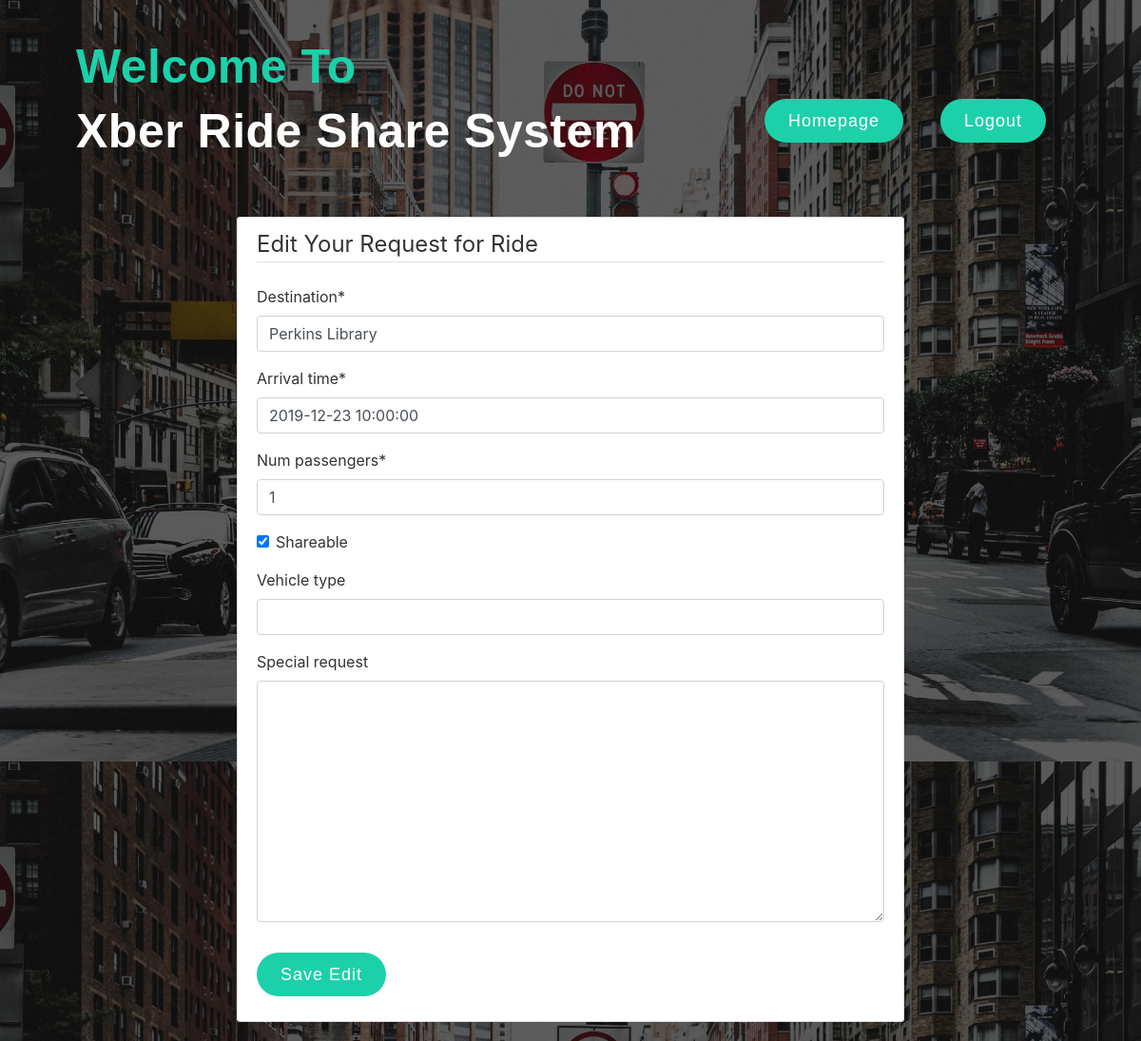
/rideService/request/29/update/ (signed in), run on the app's committed database.
### rideService/models.py (models this page shows, shortened)
class Request(models.Model):
    ride_owner = models.ForeignKey(User, on_delete=models.CASCADE)
    driver = models.ForeignKey('Driver', on_delete=models.SET_NULL, default=None, null=True)
    sharer = models.ForeignKey(User, on_delete=models.SET_NULL, default=None, null=True, related_name='sharer_request')
    destination = models.CharField(max_length=1000)
    arrival_time = models.DateTimeField()
    num_passengers = models.IntegerField(
        default=1,
        validators=[
            MaxValueValidator(10),
            MinValueValidator(1)
        ]
    )
    num_sharer = models.IntegerField(
        default=0,
        validators=[
            MaxValueValidator(10),
            MinValueValidator(0)
        ]
    )
    shareable = models.BooleanField(default=False)
    vehicle_type = models.CharField(max_length=200, null=True, blank=True)
    special_request = models.TextField(blank=True)
    status = models.CharField(max_length=1000)
    last_updated = models.DateTimeField(auto_now_add=True)

### rideService/views.py (the view, shortened to what this page needs)
# urls.py: path('request/<int:pk>/update/', views.RequestUpdateView.as_view(), name='request-update'),
class RequestUpdateView(LoginRequiredMixin, SuccessMessageMixin, UpdateView):
    model = Request
    fields = ['destination', 'arrival_time', 'num_passengers', 'shareable', 'vehicle_type', 'special_request']
    template_name = 'rideService/request_update.html'
    success_url = reverse_lazy('owner-all-requests')
    success_message = "Route %(destination)s was updated successfully!"

### rideService/templates/rideService/request_update.html (shortened to what this page needs)
{% extends "rideService/homeBase.html" %}
{% load crispy_forms_tags %}
{% block content %}
    <div class="content-section" style="margin-right: 20%;margin-left: 20%;">
        <form method="POST">
            <fieldset class="form-group">
                <legend class="border-bottom mb-4">Edit Your Request for Ride</legend>
                {{ form|crispy }}
            </fieldset>
            <div class="form-group">
                <button class="btn btn-outline-info" type="submit">Save Edit</button>
            </div>
        </form>
    </div>
{% endblock content %}

### rideService/static/css/styles.css (style rules this page uses)
body { background-image: url("background.jpeg"); background-size: 100% auto; background-color:#000000; color: #333333; margin-top: 5rem; }
.content-section { background: #ffffff; padding: 10px 20px; border: 1px solid #dddddd; border-radius: 3px; margin-bottom: 20px; }
.btn { border: none; color: #fff; display: inline-block; padding: 0px 25px; font-weight: normal; font-size: 18px; border-radius: 30px; font-family: 'Montserrat', sans-serif; line-height: 46px; background: #1cd1aa; letter-spacing: 1px; position: relative; z-index: 1; }

### data on the page
Request: destination "Perkins Library", arrival_time "2019-12-23 10:00:00", num_passengers "1", shareable "☑"
